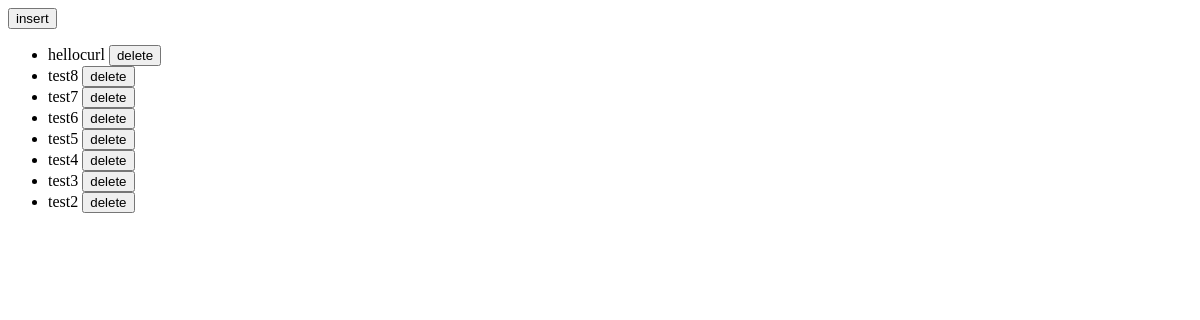
Before: / with the older database file.
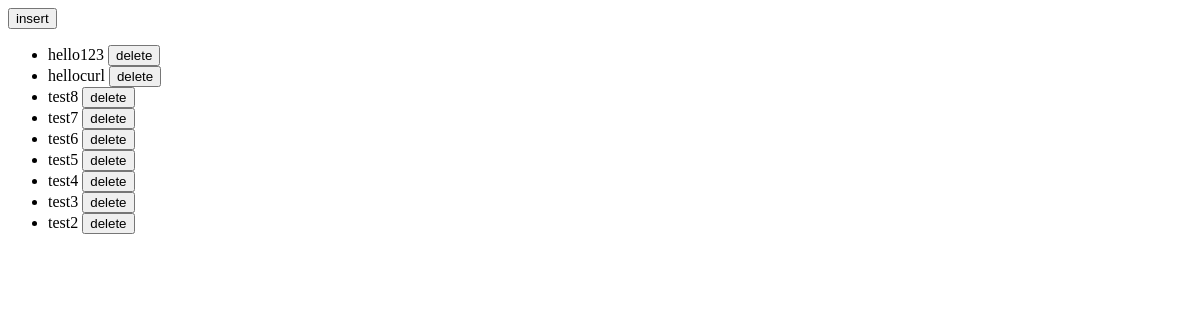
After: the same page with the newer database file.
### tables this page shows
CREATE TABLE todo(id integer primary key AUTOINCREMENT,content varchar(200) );

### todo/main.py (the view)
@app.route('/')
def index():
    db=TodoDb()
    todo=db.read_all()
    return render_template('index.html',data=todo)

### todo/db.py (called while the page is built)
    def cursor(self):
        return self.conn.cursor()

    def read_all(self):
        cursor = self.cursor()
        data=cursor.execute('select  id ,content from todo order by id desc')
        data=data.fetchall()
        return data

### todo/templates/index.html (shortened to what this page needs)
<!DOCTYPE html>
<html lang="zh">
<head>
</head>
<body>
        <button onclick="showDialog()">insert</button>
<ul>
      {% for value in data %}
        <li>{{ value[1] }} <button onclick="deleteTodo( {{ value[0] }} )">delete</button></li>
      {% endfor %}
</ul>
</body>
</html>

Changed rows visible on the page:
added todo: content "hello123"
